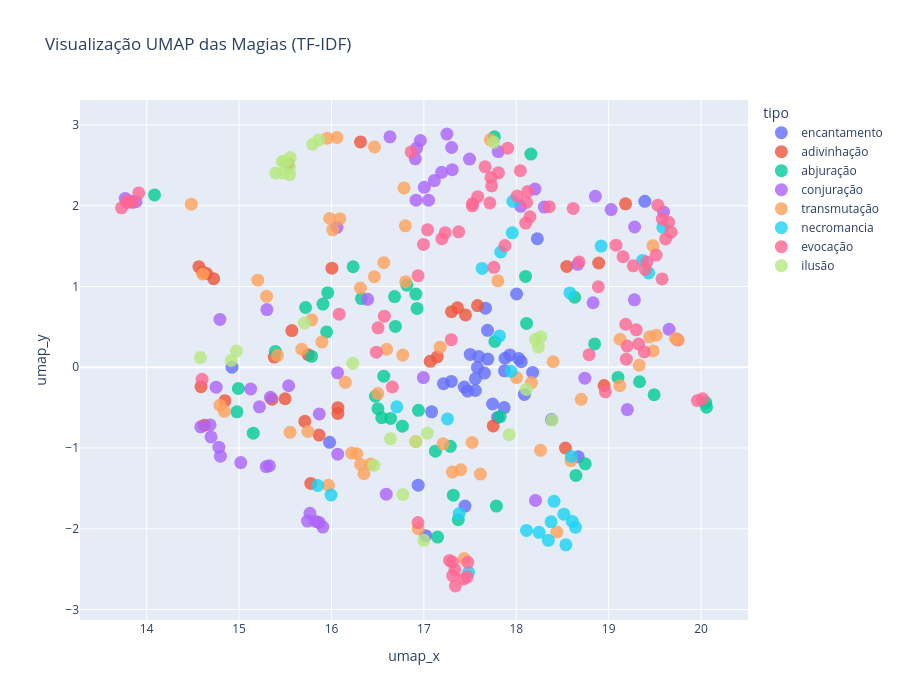

The notebook cell saved with this chart:
### Code cell
import plotly.express as px
import umap
import textwrap

# Converte a matriz TF-IDF para array denso
X = X_tfidf.toarray()

# Redução de dimensionalidade com UMAP
X_umap = umap.UMAP(random_state=42).fit_transform(X)

# Adiciona coordenadas ao DataFrame
df["umap_x"] = X_umap[:, 0]
df["umap_y"] = X_umap[:, 1]

# Formata o texto para exibição no hover
df["texto_hover"] = df["texto"].apply(lambda t: "<br>".join(textwrap.wrap(t, width=80)))

# Gráfico interativo com Plotly
fig = px.scatter(
    df,
    x="umap_x",
    y="umap_y",
    color="tipo",
    hover_name="nome",
    hover_data={
        "nivel": True,
        "tipo": True,
        "texto_hover": True,
        "texto": False,
        "umap_x": False,
        "umap_y": False
    },
    title="Visualização UMAP das Magias (TF-IDF)",
    labels={"nivel": "Nível da magia"},
    width=900,
    height=700
)

# Aumenta o tamanho dos pontos
fig.update_traces(marker=dict(size=13, opacity=0.8))

fig.show()
